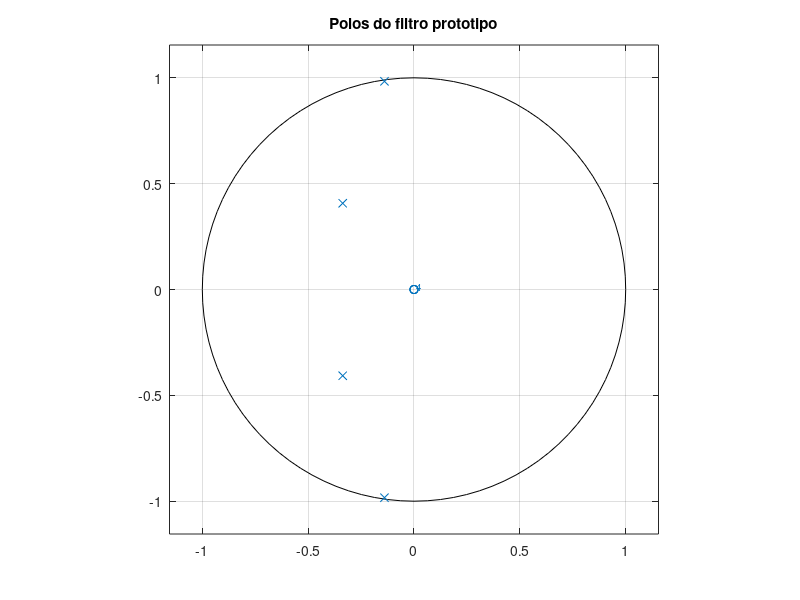

MATLAB code for this plot: (Note: this script raises an error after producing the figure.)
clear all
close all
clc

% Filtro Passa-Alta Chebyshev Tipo 1
fp = 200;
fs = 40;
A0 = 0;
Ap = 1;
As = 50;
Gtopo = 10;
Gp = 9;
Gs = -40;
G0db = 10;
wp = 2*pi*fp;
ws = 2*pi*fs;
Os = wp/ws;
Op = wp/wp;

% Passo 0 - Calculando Epsilon
epsilon = sqrt((10^(0.1*Ap))-1);

% Passo 1 - Ordem do filtro
n = acosh((sqrt((10^(0.1*As))-1))/(epsilon^2))/acosh(Os);
n = ceil(n);

% Passo 2 - Polos do Filtro
k = 1:n;

theta_k = (((2.*k-1)*pi)/(2*n));
phi2 = (1/n)*asinh(1/epsilon);

pk = -sinh(phi2).*sin(theta_k)+1i*cosh(phi2).*cos(theta_k);
figure(1)
zplane(1,poly(pk));
title('Polos do filtro prototipo')

% Passo 3 - Parte real de um polinomio com raizes pk 
% Denominador da funcao transferencia
Dp = real(poly(pk));

% Passo 4 - Numerador da funcao transferencia
d0 = Dp(end);
if rem(n,2) == 0
    Ho = d0/sqrt(1+(epsilon^2));
else
    Ho = d0;
end 
 
% Passo 5 - Funcao transferencia prototipo
syms p
Hp(p) = Ho/(Dp(1)*p^4+Dp(2)*p^3+Dp(3)*p^2+Dp(4)*p^1+Dp(5)*p^0);
pretty(vpa(Hp(p),3))

% Filtro LP prototipo
figure(2)
[h,w] = freqs(Ho,Dp,1000);
semilogx(w,20*log10(abs(h))); grid on;
ylabel('dB')
xlabel('Hz')
title('Filtro LP prototipo')

% Ajustando para filtro HP
syms s

Hs(s) = Hp(wp/s);
pretty(vpa(collect(Hs(s)),3))

Dp = [1.94e21 6.57e24 1.62e28 1.33e31 1.75e34];
Ho = [1.73e21*10^(G0db/20) 0 0 0 0];

figure(3)

subplot(2,1,1)
[h,w] = freqs(Ho,Dp,logspace(2, 5, 1000));
semilogx(w/(2*pi),20*log10(abs(h))); grid on;

% Mascaras
line([fp fp],[-60 Gp],'Color','red')
line([fp 10e3],[Gp Gp],'Color','red')
line([10 fs],[Gs Gs],'Color','red')
line([fs fs],[Gs Gtopo],'Color','red')
line([fs 10e3],[Gtopo Gtopo],'Color','red')

ylim([-60 30])
xlim([10 1e4])
ylabel('dB')
xlabel('Hz')
title(['Filtro HP Chebyshev Tipo 1 de ordem ', num2str(n),' com ajuste'])

subplot(2,1,2)
fase_rad = angle(h);
fase_graus = (fase_rad*180)/pi;
semilogx(w,fase_graus); grid on;
xlabel('Hz')
ylabel('Graus');
title('Fase do filtro')

[h,w] = freqs(Ho,Dp,[0,2*pi*40,2*pi*200]);
valores_freqs = 20*log10(abs(h))
